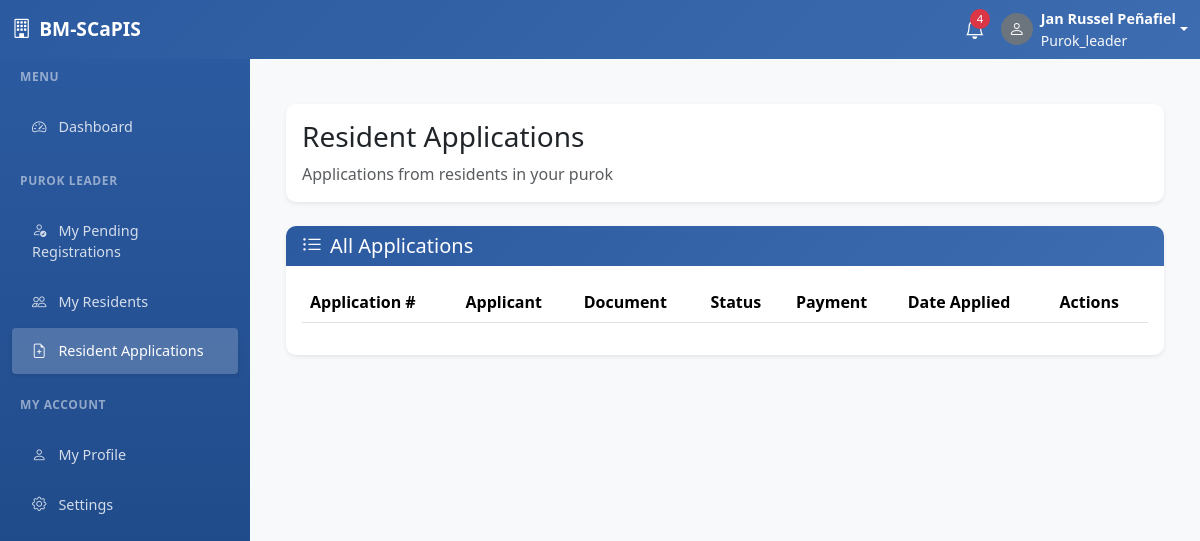
Page /my_resident_application.php (signed in) on the earlier database version.
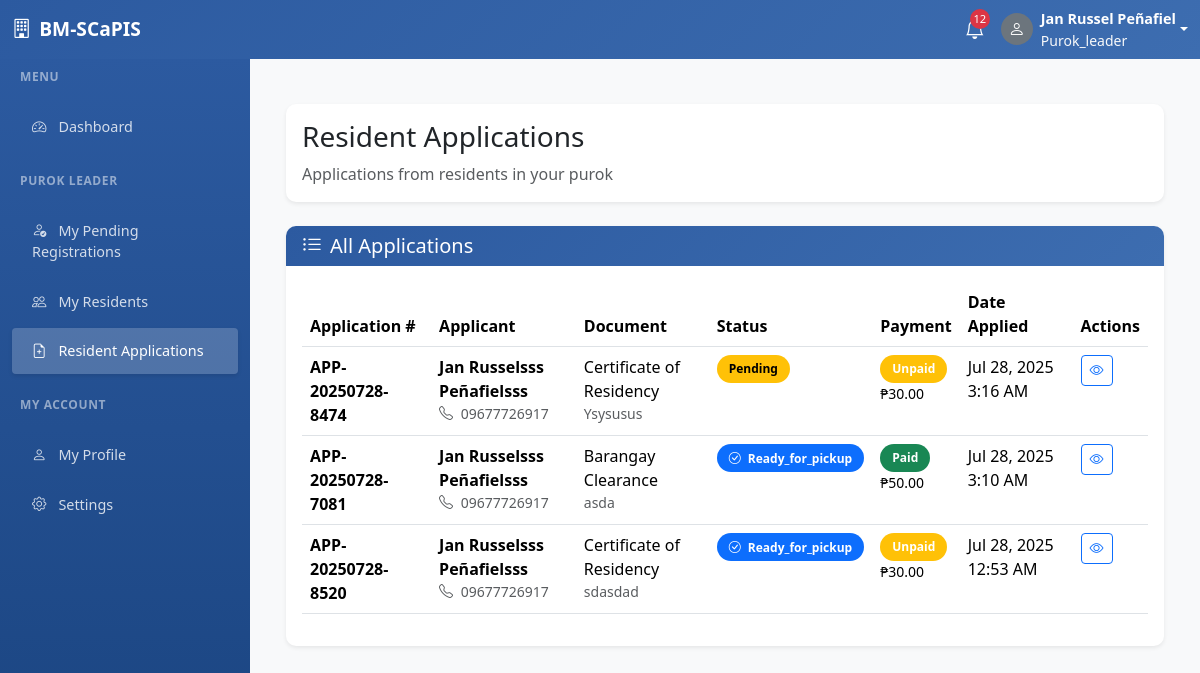
Same page on the later database version.
### tables this page shows
CREATE TABLE `applications` (
  `id` int(11) NOT NULL,
  `application_number` varchar(50) NOT NULL,
  `user_id` int(11) NOT NULL,
  `document_type_id` int(11) NOT NULL,
  `purpose` text NOT NULL,
  `urgency` enum('Regular','Rush') DEFAULT 'Regular',
  `status` enum('pending','processing','ready_for_pickup','completed','rejected') DEFAULT 'pending',
  `payment_status` enum('unpaid','paid','waived') DEFAULT 'unpaid',
  `payment_method` enum('cash','gcash','bank_transfer','other') DEFAULT NULL,
  `payment_amount` decimal(8,2) DEFAULT NULL,
  `payment_date` timestamp NULL DEFAULT NULL,
  `payment_reference` varchar(100) DEFAULT NULL,
  `payment_receipt` varchar(255) DEFAULT NULL,
  `admin_remarks` text DEFAULT NULL,
  `pickup_date` timestamp NULL DEFAULT NULL,
  `appointment_date` timestamp NULL DEFAULT NULL,
  `processed_by` int(11) DEFAULT NULL,
  `priority_level` int(11) DEFAULT 1,
  `supporting_documents` text DEFAULT NULL,
  `created_at` timestamp NOT NULL DEFAULT current_timestamp(),
  `updated_at` timestamp NOT NULL DEFAULT current_timestamp() ON UPDATE current_timestamp()
);

CREATE TABLE `users` (
  `id` int(11) NOT NULL,
  `username` varchar(50) NOT NULL,
  `password` varchar(255) NOT NULL,
  `role` enum('resident','purok_leader','admin') NOT NULL,
  `status` enum('pending','approved','disapproved') DEFAULT 'pending',
  `first_name` varchar(100) NOT NULL,
  `middle_name` varchar(100) DEFAULT NULL,
  `last_name` varchar(100) NOT NULL,
  `suffix` varchar(20) DEFAULT NULL,
  `birthdate` date DEFAULT NULL,
  `age` int(11) DEFAULT NULL,
  `gender` enum('Male','Female','Other') NOT NULL,
  `civil_status` enum('Single','Married','Divorced','Widowed') NOT NULL,
  `contact_number` varchar(15) DEFAULT NULL,
  `email` varchar(100) DEFAULT NULL,
  `purok_id` int(11) DEFAULT NULL,
  `address` text DEFAULT NULL,
  `occupation` varchar(100) DEFAULT NULL,
  `monthly_income` decimal(10,2) DEFAULT NULL,
  `emergency_contact_name` varchar(100) DEFAULT NULL,
  `emergency_contact_number` varchar(15) DEFAULT NULL,
  `profile_picture` varchar(255) DEFAULT NULL,
  `valid_id_front` varchar(255) DEFAULT NULL,
  `valid_id_back` varchar(255) DEFAULT NULL,
  `purok_leader_approval` enum('pending','approved','disapproved') DEFAULT 'pending',
  `admin_approval` enum('pending','approved','disapproved') DEFAULT 'pending',
  `purok_leader_remarks` text DEFAULT NULL,
  `admin_remarks` text DEFAULT NULL,
  `approved_by_purok_leader` int(11) DEFAULT NULL,
  `approved_by_admin` int(11) DEFAULT NULL,
  `approved_at` timestamp NULL DEFAULT NULL,
  `sms_notifications` tinyint(1) DEFAULT 1,
  `email_notifications` tinyint(1) DEFAULT 1,
  `created_at` timestamp NOT NULL DEFAULT current_timestamp(),
  `updated_at` timestamp NOT NULL DEFAULT current_timestamp() ON UPDATE current_timestamp()
);

CREATE TABLE `document_types` (
  `id` int(11) NOT NULL,
  `type_name` varchar(100) NOT NULL,
  `description` text DEFAULT NULL,
  `fee` decimal(8,2) DEFAULT 0.00,
  `requirements` text DEFAULT NULL,
  `processing_days` int(11) DEFAULT 3,
  `is_active` tinyint(1) DEFAULT 1,
  `created_at` timestamp NOT NULL DEFAULT current_timestamp()
);

### config.php (called while the page is built, shortened)
<?php
try {
    $pdo = new PDO("mysql:host=" . DB_HOST . ";dbname=" . DB_NAME . ";charset=utf8mb4", DB_USERNAME, DB_PASSWORD);
    $pdo->setAttribute(PDO::ATTR_ERRMODE, PDO::ERRMODE_EXCEPTION);
    $pdo->setAttribute(PDO::ATTR_DEFAULT_FETCH_MODE, PDO::FETCH_ASSOC);
} catch(PDOException $e) {
    die("Database connection failed: " . $e->getMessage());
}
function isLoggedIn() {
    global $pdo;
    try {
        $stmt = $pdo->prepare("SELECT id FROM users WHERE id = ?");
        $stmt->execute([$_SESSION['user_id']]);
        return true;
    } catch (PDOException $e) {
        return false;
    }
}
require_once 'sms_functions.php';
function getUnreadNotifications($userId = null, $role = null) {
    global $pdo;
    $sql = "SELECT * FROM system_notifications WHERE is_read = 0";
    $params = [];
    if ($userId) {
        $sql .= " AND (target_user_id = ? OR target_role = ? OR target_role = 'all')";
        $params = [$userId, $role];
    } elseif ($role) {
        $sql .= " AND (target_role = ? OR target_role = 'all')";
        $params = [$role];
    }
    $sql .= " ORDER BY created_at DESC";
    $stmt = $pdo->prepare($sql);
    $stmt->execute($params);
    return $stmt->fetchAll();
}
?>

### my_resident_application.php (the view, shortened to what the changed rows need)
<?php
require_once 'config.php';
$currentUser = getCurrentUser();
$params = [$currentUser['purok_id']];
$stmt = $pdo->prepare("
    SELECT a.*, dt.type_name, dt.processing_days,
           u.first_name, u.last_name, u.contact_number,
           p.purok_name,
           CONCAT(pb.first_name, ' ', pb.last_name) as processed_by_name
    FROM applications a
    JOIN users u ON a.user_id = u.id
    JOIN document_types dt ON a.document_type_id = dt.id
    LEFT JOIN puroks p ON u.purok_id = p.id
    LEFT JOIN users pb ON a.processed_by = pb.id
    WHERE u.purok_id = ?
    ORDER BY a.created_at DESC
");
$stmt->execute($params);
$applications = $stmt->fetchAll();
include 'header.php';
include 'sidebar.php';
?>
<div class="main-content">
    <div class="container-fluid py-4">
        <div class="row mb-4">
            <div class="col-12">
                <div class="card border-0 shadow-sm">
                    <div class="card-body">
                        <h1 class="h3 mb-2">Resident Applications</h1>
                    </div>
                </div>
            </div>
        </div>
        <div class="row">
            <div class="col-12">
                <div class="card border-0 shadow-sm">
                    <div class="card-body">
                        <div class="table-responsive">
                            <table class="table table-hover" id="applicationsTable">
                                <thead>
                                    <tr>
                                        <th>Application #</th>
                                        <th>Applicant</th>
                                        <th>Document</th>
                                        <th>Status</th>
                                        <th>Payment</th>
                                        <th>Date Applied</th>
                                        <th>Actions</th>
                                    </tr>
                                </thead>
                                <tbody>
                                    <?php foreach ($applications as $app): ?>
                                        <tr>
                                            <td>
                                                <strong><?php echo htmlspecialchars($app['application_number']); ?></strong>
                                            </td>
                                            <td>
                                                <div>
                                                    <strong>
                                                        <?php echo htmlspecialchars($app['first_name'] . ' ' . $app['last_name']); ?>
                                                    </strong>
                                                    <?php if ($app['contact_number']): ?>
                                                        <small class="text-muted d-block">
                                                            <i class="bi bi-telephone me-1"></i>
                                                            <?php echo htmlspecialchars($app['contact_number']); ?>
                                                        </small>
                                                    <?php endif; ?>
                                                </div>
                                            </td>
                                            <td>
                                                <?php echo htmlspecialchars($app['type_name']); ?>
                                                <small class="text-muted d-block">
                                                    <?php
                                                    $purpose = htmlspecialchars($app['purpose']);
                                                    echo strlen($purpose) > 30 ? substr($purpose, 0, 27) . '...' : $purpose;
                                                    ?>
                                                </small>
                                            </td>
                                            <td>
                                                <span class="badge status-<?php echo $app['status']; ?><?php if ($app['status'] === 'ready_for_pickup') echo ' bg-primary text-white fw-bold ready-pickup-badge'; ?>">
                                                    <?php if ($app['status'] === 'ready_for_pickup'): ?>
                                                        <i class="bi bi-check-circle me-1"></i>
                                                    <?php endif; ?>
                                                    <?php echo ucfirst($app['status']); ?>
                                                </span>
                                            </td>
                                            <td>
                                                <span class="badge bg-<?php
                                                    echo $app['payment_status'] === 'paid' ? 'success' :
                                                        ($app['payment_status'] === 'waived' ? 'info' : 'warning');
                                                ?>">
                                                    <?php echo ucfirst($app['payment_status']); ?>
                                                </span>
                                                <?php if ($app['payment_amount']): ?>
                                                    <small class="d-block">₱<?php echo number_format($app['payment_amount'], 2); ?></small>
                                                <?php endif; ?>
                                            </td>
                                            <td>
                                                <?php echo date('M j, Y g:i A', strtotime($app['created_at'])); ?>
                                            </td>
                                            <td>
                                                <div class="btn-group">
                                                    <a href="view-application.php?id=<?php echo $app['id']; ?>"
                                                       class="btn btn-sm btn-outline-primary"
                                                       title="View Details">
                                                        <i class="bi bi-eye"></i>
                                                    </a>
                                                </div>
                                            </td>
                                        </tr>
                                    <?php endforeach; ?>
                                </tbody>
                            </table>
                        </div>
                    </div>
                </div>
            </div>
        </div>
    </div>
</div>

### sidebar.php (shortened to what the changed rows need)
<?php
if (!isLoggedIn()) {
    ?>
    <nav class="navbar navbar-expand-lg navbar-dark fixed-top" style="background: linear-gradient(135deg, var(--primary-color), #3d6db0);">
        <div class="container">
            <a class="navbar-brand" href="index.php">
                <i class="bi bi-building me-2"></i><?php echo SYSTEM_NAME; ?>
            </a>
            <button class="navbar-toggler" type="button" data-bs-toggle="collapse" data-bs-target="#navbarNav">
                <span class="navbar-toggler-icon"></span>
            </button>
            <div class="collapse navbar-collapse" id="navbarNav">
                <ul class="navbar-nav ms-auto">
                    <li class="nav-item">
                        <a class="nav-link" href="index.php">
                            <i class="bi bi-house me-2"></i>Home
                        </a>
                    </li>
                    <li class="nav-item">
                        <a class="nav-link" href="about.php">
                            <i class="bi bi-info-circle me-2"></i>About
                        </a>
                    </li>
                    <li class="nav-item">
                        <a class="nav-link" href="services.php">
                            <i class="bi bi-list-ul me-2"></i>Services
                        </a>
                    </li>
                    <li class="nav-item">
                        <a class="nav-link" href="contact.php">
                            <i class="bi bi-telephone me-2"></i>Contact
                        </a>
                    </li>
                    <li class="nav-item">
                        <a class="nav-link" href="login.php">
                            <i class="bi bi-box-arrow-in-right me-2"></i>Login
                        </a>
                    </li>
                    <li class="nav-item">
                        <a class="btn btn-outline-light ms-2" href="register.php">
                            <i class="bi bi-person-plus me-2"></i>Register
                        </a>
                    </li>
                </ul>
            </div>
        </div>
    </nav>
    <?php
} else {
    $unreadNotifications = getUnreadNotifications($_SESSION['user_id'], $_SESSION['role']);
    $notificationCount = count($unreadNotifications);
    ?>
    <nav class="navbar navbar-expand-lg navbar-dark fixed-top" style="background: linear-gradient(135deg, var(--primary-color), #3d6db0);">
        <div class="container-fluid">
            <div class="d-flex align-items-center ms-auto">
                <div class="dropdown me-3">
                    <a class="nav-link position-relative text-white" href="#" data-bs-toggle="dropdown">
                        <i class="bi bi-bell fs-5"></i>
                        <?php if ($notificationCount > 0): ?>
                            <span class="notification-badge"><?php echo min($notificationCount, 99); ?></span>
                        <?php endif; ?>
                    </a>
                </div>
            </div>
        </div>
    </nav>
    <?php
}
?>

Differences in the rows shown:
added applications: application_number "APP-20250728-8474", user.last_name "Jan Russelsss Peñafielsss", user.contact_number "09677726917", document_type.type_name "Certificate of Residency", purpose "Ysysusus", status "Pending", payment_status "Unpaid", payment_amount "30.00", created_at "Jul 28, 2025 3:16 AM"
added applications: application_number "APP-20250728-7081", user.last_name "Jan Russelsss Peñafielsss", user.contact_number "09677726917", document_type.type_name "Barangay Clearance", purpose "asda", status "Ready_for_pickup", payment_status "Paid", payment_amount "50.00", created_at "Jul 28, 2025 3:10 AM"
added applications: application_number "APP-20250728-8520", user.last_name "Jan Russelsss Peñafielsss", user.contact_number "09677726917", document_type.type_name "Certificate of Residency", purpose "sdasdad", status "Ready_for_pickup", payment_status "Unpaid", payment_amount "30.00", created_at "Jul 28, 2025 12:53 AM"
Other differences:
min($notificationCount, 99): "4" → "12"
